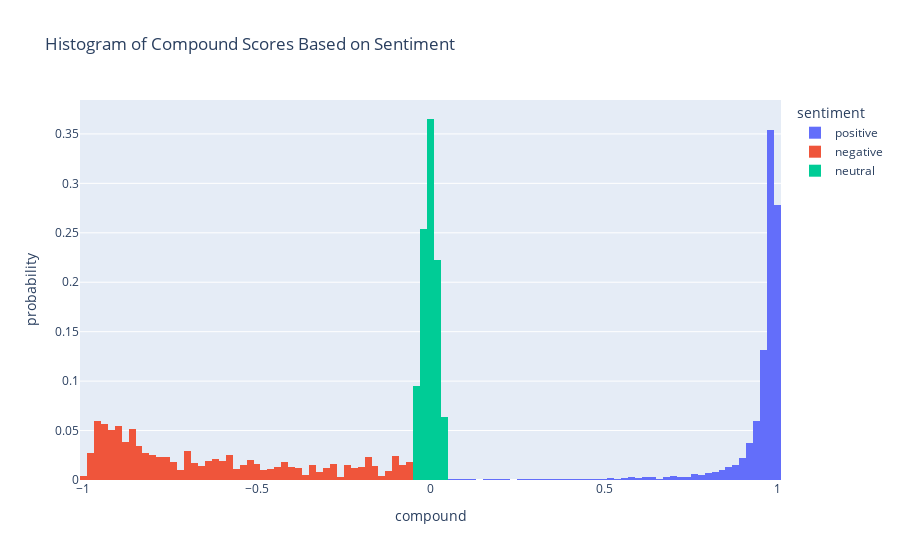

Notebook source saved alongside this figure:
### Code cell
fig = px.histogram(reviews, x = "compound", color = "sentiment",
                  histnorm = "probability",
                  title = "Histogram of Compound Scores Based on Sentiment")

fig.show()

### Figure 1 — Plotly figure (JSON) as saved in the notebook; plotly's stock layout.template omitted (floating-point values rounded to 4 significant figures; data arrays with more than 128 entries replaced by an {"elided": "..."} marker saying what was removed)
{"data": [{"alignmentgroup": "True", "bingroup": "x", "histnorm": "probability", "hovertemplate": "sentiment=positive<br>compound=%{x}<br>probability=%{y}<extra></extra>", "legendgroup": "positive", "marker": {"color": "#636efa", "pattern": {"shape": ""}}, "name": "positive", "offsetgroup": "positive", "orientation": "v", "showlegend": true, "type": "histogram", "x": {"elided": "19374 float values"}, "xaxis": "x", "yaxis": "y"}, {"alignmentgroup": "True", "bingroup": "x", "histnorm": "probability", "hovertemplate": "sentiment=negative<br>compound=%{x}<br>probability=%{y}<extra></extra>", "legendgroup": "negative", "marker": {"color": "#EF553B", "pattern": {"shape": ""}}, "name": "negative", "offsetgroup": "negative", "orientation": "v", "showlegend": true, "type": "histogram", "x": {"elided": "1054 float values"}, "xaxis": "x", "yaxis": "y"}, {"alignmentgroup": "True", "bingroup": "x", "histnorm": "probability", "hovertemplate": "sentiment=neutral<br>compound=%{x}<br>probability=%{y}<extra></extra>", "legendgroup": "neutral", "marker": {"color": "#00cc96", "pattern": {"shape": ""}}, "name": "neutral", "offsetgroup": "neutral", "orientation": "v", "showlegend": true, "type": "histogram", "x": [-0.0258, -0.0258, -0.0083, -0.0429, -0.0263, -0.0258, 0.0258, -0.0088, 0.0018, -0.0258, 0, -0.0094, 0.0352, 0.0258, 0, 0, 0.046, -0.0497, -0.0276, 0.0258, 0, 0.0258, -0.048, 0.0258, -0.0258, 0.0299, 0, 0.0422, -0.0258, -0.0296, -0.046, 0.0202, -0.0258, -0.0258, -0.004, -0.0334, -0.0103, 0, 0, 0.0083, 0.0258, 0, -0.0222, -0.0025, 0.0258, 0.035, 0, -0.0258, 0.0258, 0, 0.0258, 0.0258, 0, -0.0258, 0, -0.0373, 0, 0, 0.0258, 0, 0.0217, 0, -0.0258], "xaxis": "x", "yaxis": "y"}], "layout": {"barmode": "relative", "legend": {"title": {"text": "sentiment"}, "tracegroupgap": 0}, "title": {"text": "Histogram of Compound Scores Based on Sentiment"}, "xaxis": {"anchor": "y", "domain": [0, 1], "title": {"text": "compound"}}, "yaxis": {"anchor": "x", "domain": [0, 1], "title": {"text": "probability"}}}}
